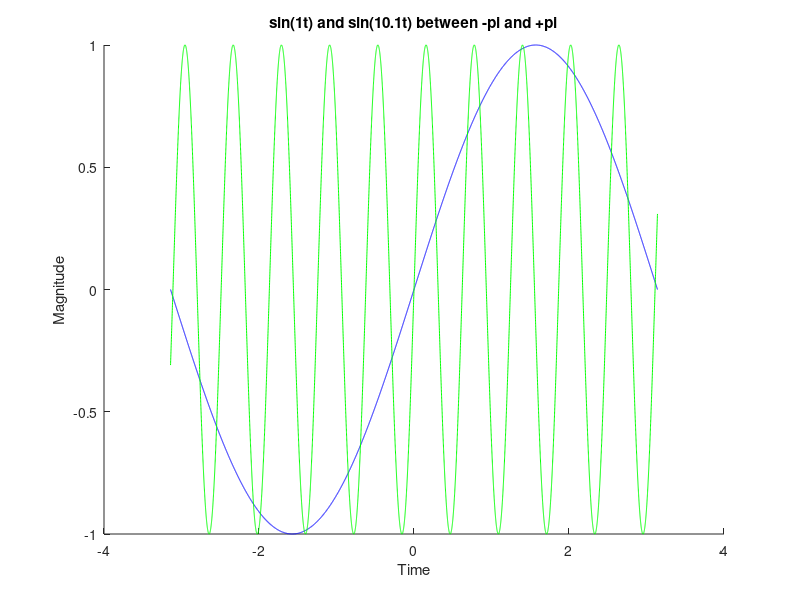

Write MATLAB code to recreate this figure.
%q4

%% Part 1
% Make new vector t1 using linespace
t1 = linspace(-pi, pi, 100);
% Make new vector t2 using syntax -
%       t = t_first : del_t : t_last
dt = 2*pi/100;
t2 = -pi:dt:pi;
%Compare them. Are they the identical?

%% Part 2
t = -pi:2*pi/9999:pi;
% Make two sine-waves
f1 = sin(1*t);
f2 = sin(10.1*t);
% Plot them and explain the results
close all;
figure();
title("sin(1t) and sin(10.1t) between -pi and +pi");
xlabel("Time");
ylabel("Magnitude");
hold();
plot(t, f1, 'b');
plot(t, f2, 'g');

%% Part 3

% Inner product of two sine-waves
% calculate f1 and f2 for t1 (100 samples)
f1_100 = sin(1*t1);
f2_100 = sin(10.1*t1);
% Calculate both inner product. We substitute delta_T/T0 = 1/N
dt_100 = 2*pi/99;
dt_10000 = 2*pi/9999;
T0=2*pi;
N_100 = round(T0/dt_100);
N_10000 = round(T0/dt_10000);
inner_product_100 = f1_100*f2_100' / N_100;
inner_product_10000 = f1*f2' / N_10000;